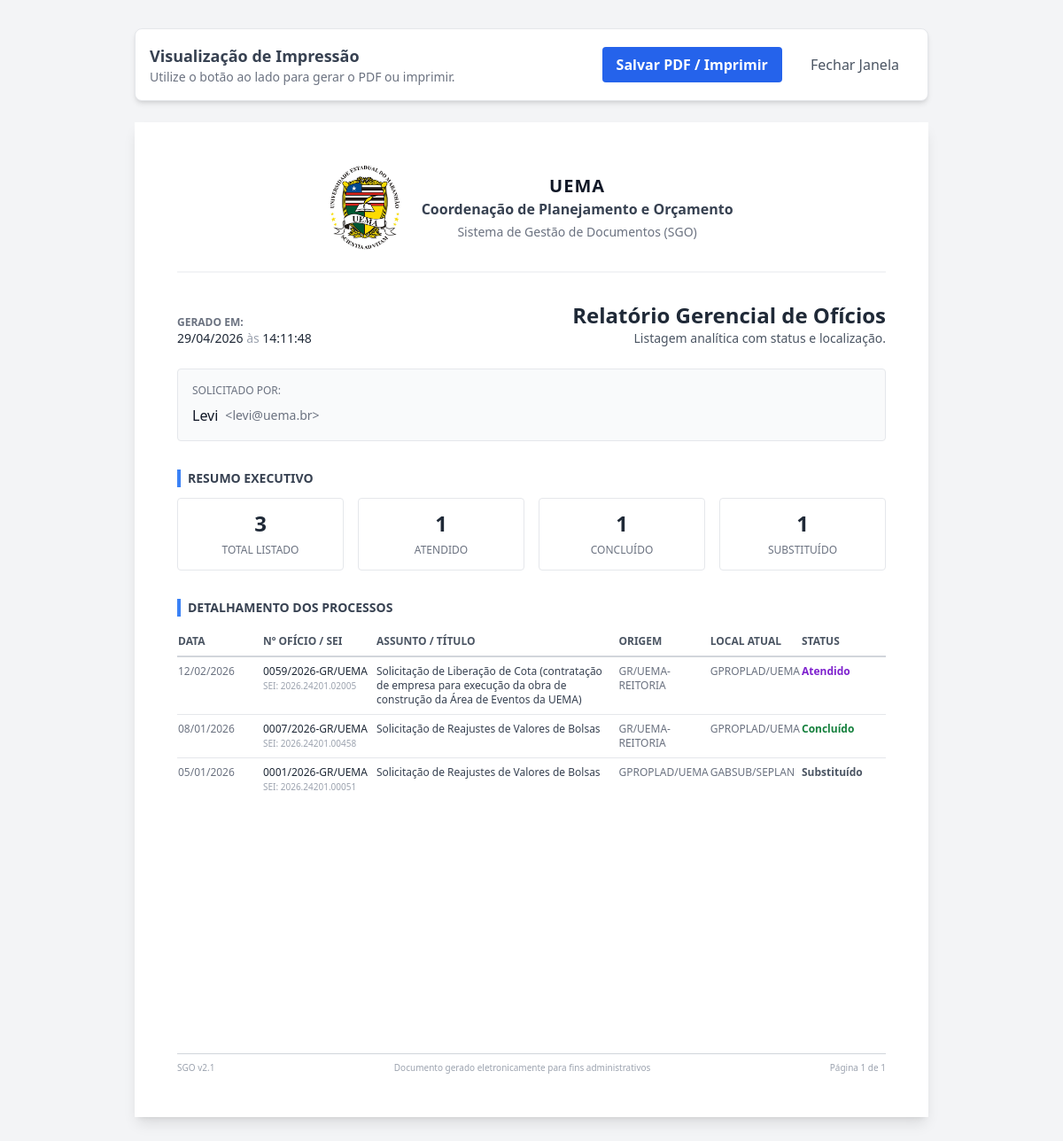
The page /relatorios/geral (signed in) on the database its author committed.
### app/models.py (models this page shows, shortened)
class Configuracao(db.Model):
    __tablename__ = 'configuracoes'
    id = db.Column(db.Integer, primary_key=True)
    nome_sistema = db.Column(db.String(100), default='SGO')
    sigla_orgao = db.Column(db.String(20), default='UEMA')
    nome_departamento = db.Column(db.String(100), default='Coordenação de Planejamento e Orçamento')
    logo_url = db.Column(db.String(500), nullable=True, default='https://upload.wikimedia.org/wikipedia/commons/2/20/Bras%C3%A3o_UEMA.png')
    itens_por_pagina = db.Column(db.Integer, default=10)
    email_suporte = db.Column(db.String(120), nullable=True)
    modo_manutencao = db.Column(db.Boolean, default=False)

class User(UserMixin, db.Model):
    __tablename__ = 'users'
    id = db.Column(db.Integer, primary_key=True)
    nome = db.Column(db.String(100), nullable=False)
    email = db.Column(db.String(120), unique=True, nullable=False, index=True)
    password_hash = db.Column(db.String(256), nullable=False)
    perfil = db.Column(db.String(20), default='Usuario', nullable=False)
    ativo = db.Column(db.Boolean, default=True)
    created_at = db.Column(db.DateTime, default=datetime.datetime.now)
    updated_at = db.Column(db.DateTime, onupdate=datetime.datetime.now)
    oficios_criados = db.relationship('Oficio', backref='criador', lazy=True)
    setores_permitidos = db.relationship('Setor', secondary=usuario_setor, backref=db.backref('usuarios_vinculados', lazy='dynamic'))
    @property
    def password(self):
        """Impede a leitura direta da senha."""
        raise AttributeError('A senha não é um atributo legível!')

class Oficio(db.Model):
    __tablename__ = 'oficios'
    id = db.Column(db.Integer, primary_key=True)
    numero_oficio = db.Column(db.String(50), unique=True, nullable=False)
    processo_sei = db.Column(db.String(50), nullable=True)
    titulo = db.Column(db.String(200), nullable=False)
    objeto_detalhado = db.Column(db.Text, nullable=True)
    quem_assinou = db.Column(db.String(100), nullable=False)
    data_envio = db.Column(db.Date, default=datetime.date.today, nullable=False)
    data_recebimento = db.Column(db.Date, nullable=True)
    hora_recebimento = db.Column(db.Time, nullable=True)
    created_at = db.Column(db.DateTime, default=datetime.datetime.now)
    status = db.Column(db.String(50), default='Em andamento')
    acao_tomada = db.Column(db.Text, nullable=True)
    criador_id = db.Column(db.Integer, db.ForeignKey('users.id'), nullable=False)
    tipo_processo_id = db.Column(db.Integer, db.ForeignKey('tipos_processo.id'), nullable=True)
    setor_emissor_id = db.Column(db.Integer, db.ForeignKey('setores.id'), nullable=False)
    setor_atual_id = db.Column(db.Integer, db.ForeignKey('setores.id'), nullable=True)
    substituido_por_id = db.Column(db.Integer, db.ForeignKey('oficios.id'), nullable=True)
    substituido_por = db.relationship('Oficio', remote_side=[id], backref='substituiu_anterior')

class Setor(db.Model):
    __tablename__ = 'setores'
    id = db.Column(db.Integer, primary_key=True)
    nome = db.Column(db.String(100), nullable=False)
    sigla = db.Column(db.String(20), nullable=False, unique=True)
    ativo = db.Column(db.Boolean, default=True)
    oficios_locais = db.relationship('Oficio', backref='setor_atual', lazy=True, foreign_keys='Oficio.setor_atual_id')
    oficios_emitidos = db.relationship('Oficio', backref='setor_emissor', lazy=True, foreign_keys='Oficio.setor_emissor_id')

### app/routes.py (the view, shortened to what this page needs)
@bp_main.route('/relatorios/geral')
@login_required
def relatorio_geral():
    search = request.args.get('search')
    status = request.args.get('status')
    setor_atual_id = request.args.get('setor_atual_id')
    query = Oficio.query
    if current_user.perfil != 'Administrador':
        allowed_ids = [s.id for s in current_user.setores_permitidos]
        query = query.filter(or_(Oficio.setor_emissor_id.in_(allowed_ids), Oficio.setor_atual_id.in_(allowed_ids)))
    if status and status != "":
        query = query.filter_by(status=status)
    if setor_atual_id and setor_atual_id != "":
        query = query.filter_by(setor_atual_id=int(setor_atual_id))
    oficios = query.order_by(Oficio.data_envio.desc()).all()
    total_oficios = len(oficios)
    stats_dict = {}
    for o in oficios:
        stats_dict[o.status] = stats_dict.get(o.status, 0) + 1
    stats_status = [(k, v) for k, v in stats_dict.items()]
    config = Configuracao.query.first()
    return render_template('relatorios/geral.html',
                           oficios=oficios,
                           stats_status=stats_status,
                           total_oficios=total_oficios,
                           data_geracao=datetime.now(),
                           config=config)

### app/routes.py (called while the page is built)
@bp_main.app_context_processor
def inject_globals():
    config = Configuracao.query.first()
    if not config:
        config = Configuracao(
            nome_sistema='SGO',
            sigla_orgao='UEMA',
            logo_url='https://upload.wikimedia.org/wikipedia/commons/2/20/Bras%C3%A3o_UEMA.png'
        )
    try:
        notificacoes = Notificacao.query.order_by(Notificacao.created_at.desc()).limit(5).all()
        novas_count = len(notificacoes)
    except:
        notificacoes = []
        novas_count = 0
    return dict(
        config_sistema=config,
        current_year=datetime.now().year,
        notificacoes_nav=notificacoes,
        notificacoes_count=novas_count
    )

### app/templates/relatorios/geral.html (shortened to what this page needs)
<!DOCTYPE html>
<html lang="pt-br">
<head>
    <script src="https://cdn.tailwindcss.com"></script>
</head>
<body class="bg-gray-100 p-8 text-gray-800">
    <div class="no-print max-w-4xl mx-auto mb-6 flex justify-between items-center bg-white p-4 rounded-lg shadow-md border border-gray-200">
        <div>
            <h2 class="text-lg font-bold text-gray-700">Visualização de Impressão</h2>
            <p class="text-sm text-gray-500">Utilize o botão ao lado para gerar o PDF ou imprimir.</p>
        </div>
        <div class="space-x-3">
            <button onclick="window.print()" class="bg-brand-600 hover:bg-brand-700 text-white font-bold py-2 px-4 rounded focus:outline-none focus:shadow-outline bg-blue-600">
                Salvar PDF / Imprimir
            </button>
            <button onclick="window.close()" class="text-gray-600 hover:text-gray-800 font-medium py-2 px-4">
                Fechar Janela
            </button>
        </div>
    </div>
    <div class="max-w-4xl mx-auto bg-white p-12 shadow-lg relative min-h-[29.7cm]">
        <div class="flex items-center justify-center mb-8 border-b-2 border-gray-100 pb-6">
            <img src="{{ url_for('static', filename='img/logo.png') }}" alt="Logo Instituição" class="h-24 w-auto object-contain mr-6">
            <div class="text-center">
                <h1 class="text-xl font-bold text-gray-900 uppercase tracking-wider">{{ config.sigla_orgao or 'INSTITUIÇÃO' }}</h1>
                <h2 class="text-md font-semibold text-gray-700">{{ config.nome_departamento or 'Departamento Administrativo' }}</h2>
                <h3 class="text-sm text-gray-500 mt-1">Sistema de Gestão de Documentos (SGO)</h3>
            </div>
        </div>
        <div class="flex justify-between items-end mb-6">
            <div>
                <p class="text-xs text-gray-500 uppercase font-semibold">Gerado em:</p>
                <p class="text-sm font-medium">{{ data_geracao.strftime('%d/%m/%Y') }} <span class="text-gray-400">às</span> {{ data_geracao.strftime('%H:%M:%S') }}</p>
            </div>
            <div class="text-right">
                <h2 class="text-2xl font-bold text-gray-800">Relatório Gerencial de Ofícios</h2>
                <p class="text-sm text-gray-600">Listagem analítica com status e localização.</p>
            </div>
        </div>
        <div class="bg-gray-50 rounded p-4 mb-8 border border-gray-200">
            <p class="text-xs text-gray-500 uppercase mb-2">Solicitado por:</p>
            <div class="flex items-center">
                <div class="font-medium text-gray-900 mr-2">{{ current_user.nome }}</div>
                <div class="text-gray-500 text-sm">&lt;{{ current_user.email }}&gt;</div>
            </div>
        </div>
        <div class="mb-8">
            <h3 class="text-sm font-bold text-gray-700 uppercase mb-3 border-l-4 border-blue-500 pl-2">Resumo Executivo</h3>
            <div class="grid grid-cols-4 gap-4">
                <div class="bg-white border border-gray-200 p-3 rounded text-center">
                    <span class="block text-2xl font-bold text-gray-800">{{ total_oficios }}</span>
                    <span class="text-xs text-gray-500 uppercase">Total Listado</span>
                </div>
                {% for status, qtd in stats_status %}
                <div class="bg-white border border-gray-200 p-3 rounded text-center">
                    <span class="block text-2xl font-bold text-gray-800">{{ qtd }}</span>
                    <span class="text-xs text-gray-500 uppercase">{{ status }}</span>
                </div>
                {% endfor %}
            </div>
        </div>
        <div class="mb-8">
            <h3 class="text-sm font-bold text-gray-700 uppercase mb-3 border-l-4 border-blue-500 pl-2">Detalhamento dos Processos</h3>
            <table class="min-w-full text-left text-xs">
                <thead>
                    <tr class="border-b-2 border-gray-300">
                        <th class="py-2 text-gray-600 font-bold uppercase w-24">Data</th>
                        <th class="py-2 text-gray-600 font-bold uppercase w-32">Nº Ofício / SEI</th>
                        <th class="py-2 text-gray-600 font-bold uppercase">Assunto / Título</th>
                        <th class="py-2 text-gray-600 font-bold uppercase w-20">Origem</th>
                        <th class="py-2 text-gray-600 font-bold uppercase w-20">Local Atual</th>
                        <th class="py-2 text-gray-600 font-bold uppercase w-24">Status</th>
                    </tr>
                </thead>
                <tbody class="divide-y divide-gray-200">
                    {% for oficio in oficios %}
                    <tr>
                        <td class="py-2 align-top text-gray-500">{{ oficio.data_envio.strftime('%d/%m/%Y') }}</td>
                        <td class="py-2 align-top font-medium text-gray-800">
                            {{ oficio.numero_oficio }}
                            {% if oficio.processo_sei %}
                            <div class="text-gray-400 text-[10px]">SEI: {{ oficio.processo_sei }}</div>
                            {% else %}
                            <div class="text-gray-300 text-[10px]">-</div>
                            {% endif %}
                        </td>
                        <td class="py-2 align-top text-gray-700 pr-4">{{ oficio.titulo }}</td>
                        <td class="py-2 align-top text-gray-500">{{ oficio.setor_emissor.sigla }}</td>
                        <td class="py-2 align-top text-gray-500 font-medium">{{ oficio.setor_atual.sigla if oficio.setor_atual else 'N/A' }}</td>
                        <td class="py-2 align-top">
                            {% if oficio.status == 'Concluído' %}
                                <span class="text-green-700 font-bold">Concluído</span>
                            {% elif oficio.status == 'Em andamento' %}
                                <span class="text-blue-700 font-bold">Em Andamento</span>
                            {% elif oficio.status == 'Atendido' %}
                                <span class="text-purple-700 font-bold">Atendido</span>
                            {% elif oficio.status == 'Substituído' %}
                                <span class="text-gray-600 font-bold">Substituído</span>
                            {% else %}
                                <span class="text-yellow-700 font-bold">{{ oficio.status }}</span>
                            {% endif %}
                        </td>
                    </tr>
                    {% else %}
                    <tr>
                        <td colspan="6" class="py-4 text-center text-gray-400 italic">Nenhum registro encontrado para os filtros selecionados.</td>
                    </tr>
                    {% endfor %}
                </tbody>
            </table>
        </div>
        <div class="absolute bottom-0 left-0 w-full p-12">
            <div class="border-t border-gray-300 pt-2 flex justify-between text-[10px] text-gray-400">
                <span>SGO v2.1</span>
                <span>Documento gerado eletronicamente para fins administrativos</span>
                <span>Página 1 de 1</span>
            </div>
        </div>
    </div>
</body>
</html>

### rows shown on the page
Configuracao: sigla_orgao "UEMA", nome_departamento "Coordenação de Planejamento e Orçamento"
User: nome "Levi", email "levi@uema.br"
Oficio: qtd "1", status "ATENDIDO", data_envio "12/02/2026", numero_oficio "0059/2026-GR/UEMA", processo_sei "2026.24201.02005", titulo "Solicitação de Liberação de Cota (contratação de empresa para execução da obra de construção da Área de Eventos da UEMA)", setor_emissor.sigla "GR/UEMA-REITORIA", setor_atual "GPROPLAD/UEMA", shows "Atendido"
Oficio: setor_atual "1", status "CONCLUÍDO", data_envio "08/01/2026", numero_oficio "0007/2026-GR/UEMA", processo_sei "2026.24201.00458", titulo "Solicitação de Reajustes de Valores de Bolsas", setor_emissor.sigla "GR/UEMA-REITORIA", setor_atual "GPROPLAD/UEMA", shows "Concluído"
Oficio: setor_emissor "1", status "SUBSTITUÍDO", data_envio "05/01/2026", numero_oficio "0001/2026-GR/UEMA", processo_sei "2026.24201.00051", titulo "Solicitação de Reajustes de Valores de Bolsas", setor_emissor.sigla "GPROPLAD/UEMA", setor_atual "GABSUB/SEPLAN", shows "Substituído"

### other values the page prints
{{ total_oficios }} "3"
